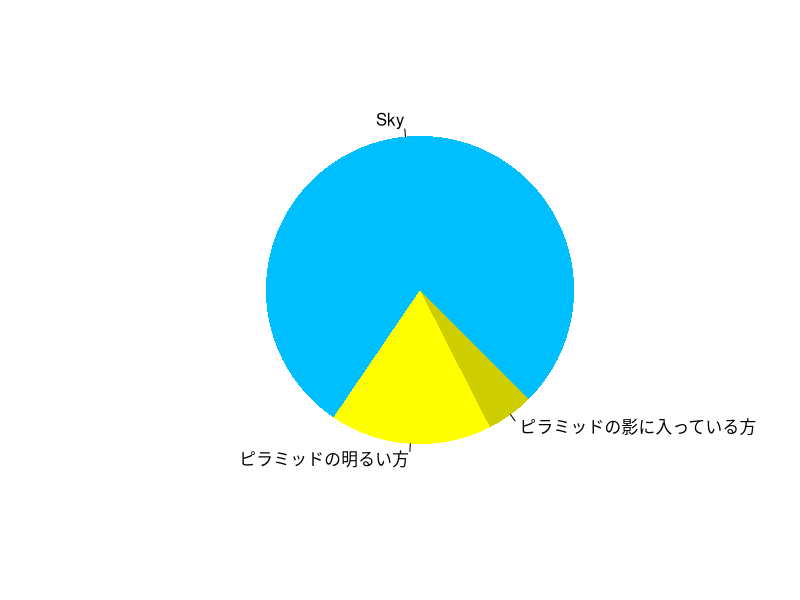

Here is the R script that generated this plot:
## ---- chunk 1
pie(
  c(Sky = 78, "ピラミッドの明るい方" = 17, "ピラミッドの影に入っている方" = 5),
  init.angle = 315,
  col = c("deepskyblue", "yellow", "yellow3"),
  border = FALSE
)
